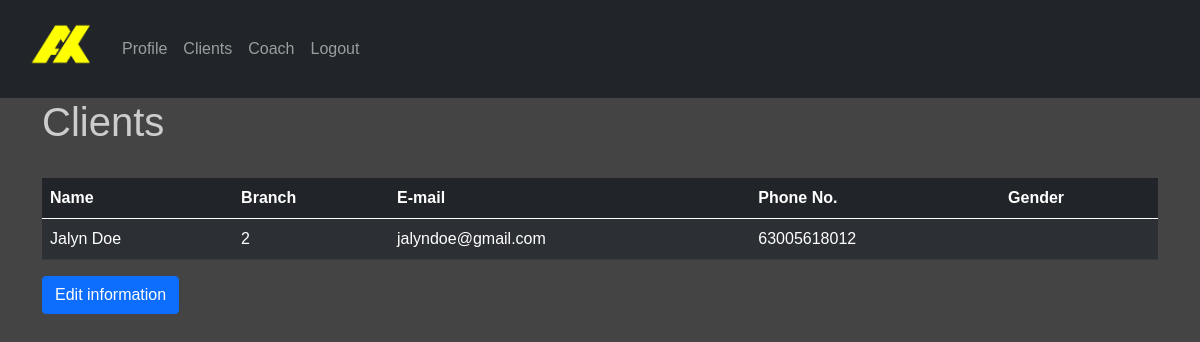
The page /coach/profile.php (signed in) on the database its author committed.
### tables this page shows
Create Table `coach` (
	Coach_ID int(11) NOT NULL PRIMARY KEY auto_increment,
    Coach_name varchar(100) NOT NULL,
    Branch_ID int(11) NOT NULL,
    Coach_email varchar(100) NOT NULL,
    Coach_no varchar(100) NOT NULL,
    Coach_gender varchar(20) NOT NULL,
    password varchar(100) NOT NULL
);

### coach/profile.php (the view, shortened to what this page needs)
<?php
include('partials/menu.php');
$sql = "SELECT * FROM coach where Coach_ID='" . $_SESSION['coach'] . "'";
$res = mysqli_query($conn, $sql);
$count = mysqli_num_rows($res);
if($count>0)
{
        while($row=mysqli_fetch_assoc($res))
        {
                $name = $row['Coach_name'];
                $branch = $row['Branch_ID'];
                $email = $row['Coach_email'];
                $number = $row['Coach_no'];
                $gender = $row['Coach_gender'];
        }
}
 ?>
 <div class="container">
    <h1 class="white-text">Clients</h1>
    <br>
    <table class="table table-striped table-dark">
    <thead>
        <tr>
        <th scope="col">Name</th>
        <th scope="col">Branch</th>
        <th scope="col">E-mail</th>
        <th scope="col">Phone No.</th>
        <th scope="col">Gender</th>
        </tr>
    </thead>
    <tbody>
        <tr>
            <td><?php echo $name; ?></td>
            <td><?php echo $branch; ?></td>
            <td><?php echo $email; ?></td>
            <td><?php echo $number; ?></td>
            <td><?php echo $gender; ?></td>
        </tr>
    </tbody>
    </table>
    <a class="btn btn-primary" href="update-profile.php" role="button">Edit information</a>
</div>
<?php
include('partials/footer.php');
 ?>

### css/admin.css (style rules this page uses)
html,body { height: 100%; font-family: 'Hind', sans-serif; font-family: 'PT Sans', sans-serif; font-family: 'Work Sans', sans-serif; background: #444444; }
.white-text { color: #e5e4e4da; }

### rows shown on the page
coach: Coach_name "Jalyn Doe", Branch_ID "2", Coach_email "jalyndoe@gmail.com", Coach_no "63005618012"
